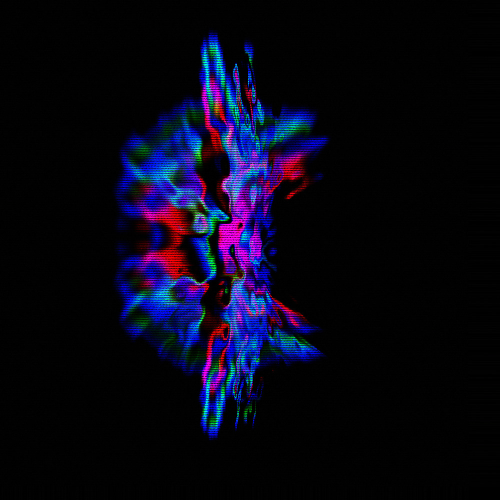
#> input picture images/trip.jpg, 1000 x 1000 px, found by its file name (shown at 1/2 size)
$ python 1-Ascii.py
#> lines starting #> are read from the running program, lines starting #| are printed output that depends on the picture
from PIL import Image
from pprint import pprint as pp
import os
"""
If image is png you should just get RGB values not the length of it
"""

ASCII_CHARS = "`^\",:;Il!i~+_-?][}{1)(|\\/tfjrxnuvczXYUJCLQ0OZmwqpdbkhao*#MW&8%B@$"
MAX_PIXEL_VALUE = 255

df_dir = "Desktop/CS-P/Python/Advance-Beginners/images/trip.jpg"
#img_dir = input("Please enter your image's absolute directory: ")

def img_color_matrix(img=df_dir):
    img = im.resize((300, 300))
    pixels = list(img.getdata())
    """
    To clarify
        list = []
        for i in range(0, len(pixels), width):
            list += pixels[0:600]
    """
    pixels = [pixels[i: i+width] for i in range(0, len(pixels), width)]
    return pixels


def get_intensity_matrix(pixels_matrix, mode="average"):
    intensity_matrix = []
    for row in pixels_matrix:
        intensity_row = []
        for p in row:
            if mode == "average":
                intensity = (p[0] +  p[1] +  p[2]) / 3
            elif mode == "lightness":
                intensity = max(p[0], p[1], p[2]) + min(p[0], p[1], p[2]) / 2
            elif mode == "luminosity":
                intensity = 0.21 * p[0] + 0.72 *  p[1] + 0.07 * p[2]
            else:
                raise Exception(f"Unrecognized mod {mode}")

            intensity_row.append(intensity)
        intensity_matrix.append(intensity_row)
    return intensity_matrix


def brightness_ascii(ascii_intensity_matrix):
    ascii_intensity = []
    for row in ascii_intensity_matrix:
        ascii_row = []
        for value in row:
            ascii_row.append(ASCII_CHARS[int(value/MAX_PIXEL_VALUE * len(ASCII_CHARS) + 1)])
        ascii_intensity.append(ascii_row)
    return ascii_intensity


if __name__ == "__main__":

    if os.path.isfile(df_dir):
        im = Image.open(df_dir)
#> im is the input picture: PIL image 1000x1000 RGB; mean R, G, B 7.6, 6.3, 20.8
        width, height = im.size
#> width = 1000; height = 1000
        #print(f"Image size: {width} x {height}")
        pixels = img_color_matrix()
#> in img_color_matrix, `img = im.resize((300, 300))`:
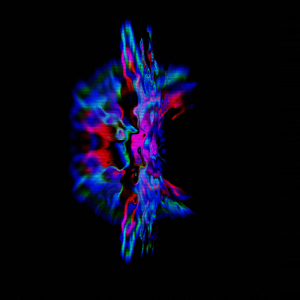
#> img: PIL image 300x300 RGB; mean R, G, B 7.7, 6.4, 20.8
#> in img_color_matrix, `pixels = list(img.getdata())`: pixels = 90000 items
#> in img_color_matrix, `pixels = [pixels[i: i+width] for i in range(0, len(pixels), width)]`: pixels = 90 items
        get_intensity_matrix(pixels, mode="luminosity")
#> the loop in get_intensity_matrix, `for row in pixels_matrix:` made 90 passes
        bg = get_intensity_matrix(pixels, mode="luminosity")
#> the loop in get_intensity_matrix (call 2), `for row in pixels_matrix:` made 90 passes
#> bg = 90 items
        for row in brightness_ascii(bg):
            for p in row:
                print(p, end="")
#> this loop made 90 passes

    else:
        print("File doesn't exists!")

$ run again, with images/3cats.png saved as images/trip.jpg
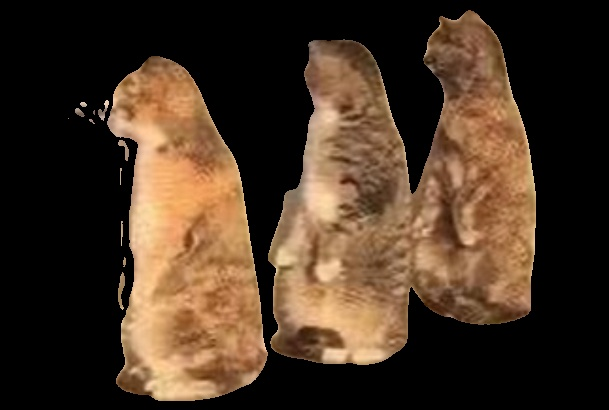
#> input picture images/3cats.png, 609 x 410 px, found by its file name
#> im is the input picture: PIL image 609x410 RGB; mean R, G, B 71.4, 52.3, 36
#> in img_color_matrix, `img = im.resize((300, 300))`:
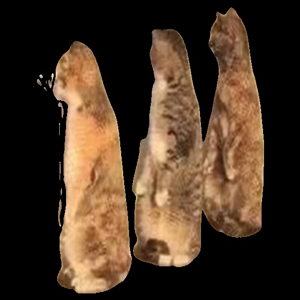
#> img: PIL image 300x300 RGB; mean R, G, B 71.4, 52.4, 36.1
#> in img_color_matrix, `pixels = list(img.getdata())`: pixels = 90000 items
#> in img_color_matrix, `pixels = [pixels[i: i+width] for i in range(0, len(pixels), width)]`: pixels = 148 items
#> the loop in get_intensity_matrix, `for row in pixels_matrix:` made 148 passes
#> the loop in get_intensity_matrix (call 2), `for row in pixels_matrix:` made 148 passes
#> the loop `for row in brightness_ascii(bg):` made 148 passes
#> (printed output is left out)
